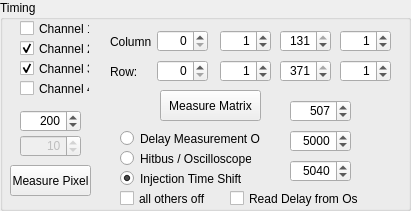
       <widget class="QGroupBox" name="groupBox_12">
        <property name="geometry">
         <rect>
          <x>260</x>
          <y>20</y>
          <width>411</width>
          <height>211</height>
         </rect>
        </property>
        <property name="title">
         <string>Timing</string>
        </property>
        <widget class="QCheckBox" name="CB_OsciTiming_CH1">
         <property name="geometry">
          <rect>
           <x>20</x>
           <y>20</y>
           <width>70</width>
           <height>17</height>
          </rect>
         </property>
         <property name="text">
          <string>Channel 1</string>
         </property>
         <property name="checked">
          <bool>false</bool>
         </property>
        </widget>
        <widget class="QCheckBox" name="CB_OsciTiming_CH2">
         <property name="geometry">
          <rect>
           <x>20</x>
           <y>40</y>
           <width>70</width>
           <height>17</height>
          </rect>
         </property>
         <property name="text">
          <string>Channel 2</string>
         </property>
         <property name="checked">
          <bool>true</bool>
         </property>
        </widget>
        <widget class="QCheckBox" name="CB_OsciTiming_CH3">
         <property name="geometry">
          <rect>
           <x>20</x>
           <y>60</y>
           <width>70</width>
           <height>17</height>
          </rect>
         </property>
         <property name="text">
          <string>Channel 3</string>
         </property>
         <property name="checked">
          <bool>true</bool>
         </property>
        </widget>
        <widget class="QCheckBox" name="CB_OsciTiming_CH4">
         <property name="geometry">
          <rect>
           <x>20</x>
           <y>80</y>
           <width>70</width>
           <height>17</height>
          </rect>
         </property>
         <property name="text">
          <string>Channel 4</string>
         </property>
         <property name="checked">
          <bool>false</bool>
         </property>
        </widget>
        <widget class="QSpinBox" name="SB_OsciTiming_NumSignals">
         <property name="geometry">
          <rect>
           <x>20</x>
           <y>110</y>
           <width>61</width>
           <height>22</height>
          </rect>
         </property>
         <property name="statusTip">
          <string>Number of Signals per Pixel</string>
         </property>
         <property name="whatsThis">
          <string>Number of Signals per Pixel</string>
         </property>
         <property name="alignment">
          <set>Qt::AlignRight|Qt::AlignTrailing|Qt::AlignVCenter</set>
         </property>
         <property name="maximum">
          <number>10000</number>
         </property>
         <property name="value">
          <number>200</number>
         </property>
        </widget>
        <widget class="QPushButton" name="B_OsciTiming_Pixel">
         <property name="geometry">
          <rect>
           <x>10</x>
           <y>165</y>
           <width>81</width>
           <height>31</height>
          </rect>
         </property>
         <property name="text">
          <string>Measure Pixel</string>
         </property>
        </widget>
        <widget class="QSpinBox" name="SB_OsciTiming_Timeout">
         <property name="enabled">
          <bool>false</bool>
         </property>
         <property name="geometry">
          <rect>
           <x>20</x>
           <y>135</y>
           <width>61</width>
           <height>22</height>
          </rect>
         </property>
         <property name="statusTip">
          <string>Timeout in seconds</string>
         </property>
         <property name="whatsThis">
          <string>Timeout in seconds</string>
         </property>
         <property name="alignment">
          <set>Qt::AlignRight|Qt::AlignTrailing|Qt::AlignVCenter</set>
         </property>
         <property name="maximum">
          <number>1000</number>
         </property>
         <property name="value">
          <number>10</number>
         </property>
        </widget>
        <widget class="QSpinBox" name="SB_OsciTiming_StartCol">
         <property name="geometry">
          <rect>
           <x>157</x>
           <y>30</y>
           <width>51</width>
           <height>22</height>
          </rect>
         </property>
         <property name="statusTip">
          <string>Starting Column</string>
         </property>
         <property name="whatsThis">
          <string>Starting Column</string>
         </property>
         <property name="alignment">
          <set>Qt::AlignRight|Qt::AlignTrailing|Qt::AlignVCenter</set>
         </property>
         <property name="maximum">
          <number>131</number>
         </property>
         <property name="value">
          <number>0</number>
         </property>
        </widget>
        <widget class="QSpinBox" name="SB_OsciTiming_StartRow">
         <property name="geometry">
          <rect>
           <x>157</x>
           <y>60</y>
           <width>51</width>
           <height>22</height>
          </rect>
         </property>
         <property name="statusTip">
          <string>Starting Row</string>
         </property>
         <property name="whatsThis">
          <string>Starting Row</string>
         </property>
         <property name="alignment">
          <set>Qt::AlignRight|Qt::AlignTrailing|Qt::AlignVCenter</set>
         </property>
         <property name="maximum">
          <number>371</number>
         </property>
         <property name="value">
          <number>0</number>
         </property>
        </widget>
        <widget class="QSpinBox" name="SB_OsciTiming_RowStep">
         <property name="geometry">
          <rect>
           <x>220</x>
           <y>60</y>
           <width>51</width>
           <height>22</height>
          </rect>
         </property>
         <property name="statusTip">
          <string>Row Step Size</string>
         </property>
         <property name="whatsThis">
          <string>Row Step Size</string>
         </property>
         <property name="alignment">
          <set>Qt::AlignRight|Qt::AlignTrailing|Qt::AlignVCenter</set>
         </property>
         <property name="maximum">
          <number>371</number>
         </property>
         <property name="value">
          <number>1</number>
         </property>
        </widget>
        <widget class="QSpinBox" name="SB_OsciTiming_ColStep">
         <property name="geometry">
          <rect>
           <x>220</x>
           <y>30</y>
           <width>51</width>
           <height>22</height>
          </rect>
         </property>
         <property name="statusTip">
          <string>Column Step Size</string>
         </property>
         <property name="whatsThis">
          <string>Column Step Size</string>
         </property>
         <property name="alignment">
          <set>Qt::AlignRight|Qt::AlignTrailing|Qt::AlignVCenter</set>
         </property>
         <property name="maximum">
          <number>131</number>
         </property>
         <property name="value">
          <number>1</number>
         </property>
        </widget>
        <widget class="QSpinBox" name="SB_OsciTiming_EndRow">
         <property name="geometry">
          <rect>
           <x>280</x>
           <y>60</y>
           <width>51</width>
           <height>22</height>
          </rect>
         </property>
         <property name="statusTip">
          <string>Stopping Row</string>
         </property>
         <property name="whatsThis">
          <string>Stopping Row</string>
         </property>
         <property name="alignment">
          <set>Qt::AlignRight|Qt::AlignTrailing|Qt::AlignVCenter</set>
         </property>
         <property name="maximum">
          <number>371</number>
         </property>
         <property name="value">
          <number>371</number>
         </property>
        </widget>
        <widget class="QSpinBox" name="SB_OsciTiming_EndCol">
         <property name="geometry">
          <rect>
           <x>280</x>
           <y>30</y>
           <width>51</width>
           <height>22</height>
          </rect>
         </property>
         <property name="statusTip">
          <string>Stopping Column</string>
         </property>
         <property name="whatsThis">
          <string>Stopping Column</string>
         </property>
         <property name="alignment">
          <set>Qt::AlignRight|Qt::AlignTrailing|Qt::AlignVCenter</set>
         </property>
         <property name="maximum">
          <number>131</number>
         </property>
         <property name="value">
          <number>131</number>
         </property>
        </widget>
        <widget class="QLabel" name="label_15">
         <property name="geometry">
          <rect>
           <x>110</x>
           <y>35</y>
           <width>42</width>
           <height>13</height>
          </rect>
         </property>
         <property name="text">
          <string>Column:</string>
         </property>
        </widget>
        <widget class="QLabel" name="label_16">
         <property name="geometry">
          <rect>
           <x>110</x>
           <y>65</y>
           <width>42</width>
           <height>13</height>
          </rect>
         </property>
         <property name="text">
          <string>Row:</string>
         </property>
        </widget>
        <widget class="QPushButton" name="B_OsciTiming_Matrix">
         <property name="geometry">
          <rect>
           <x>160</x>
           <y>90</y>
           <width>101</width>
           <height>31</height>
          </rect>
         </property>
         <property name="text">
          <string>Measure Matrix</string>
         </property>
        </widget>
        <widget class="QRadioButton" name="RB_OsciTiming_osci">
         <property name="geometry">
          <rect>
           <x>120</x>
           <y>150</y>
           <width>131</width>
           <height>17</height>
          </rect>
         </property>
         <property name="text">
          <string>Hitbus / Oscilloscope</string>
         </property>
        </widget>
        <widget class="QRadioButton" name="RB_OsciTiming_timeshift">
         <property name="geometry">
          <rect>
           <x>120</x>
           <y>170</y>
           <width>121</width>
           <height>17</height>
          </rect>
         </property>
         <property name="text">
          <string>Injection Time Shift</string>
         </property>
         <property name="checked">
          <bool>true</bool>
         </property>
        </widget>
        <widget class="QSpinBox" name="SB_OsciTiming_timeshift_start">
         <property name="geometry">
          <rect>
           <x>290</x>
           <y>130</y>
           <width>61</width>
           <height>22</height>
          </rect>
         </property>
         <property name="statusTip">
          <string>Start Value Init. Delay</string>
         </property>
         <property name="whatsThis">
          <string>Start Value Init. Delay</string>
         </property>
         <property name="alignment">
          <set>Qt::AlignRight|Qt::AlignTrailing|Qt::AlignVCenter</set>
         </property>
         <property name="maximum">
          <number>65535</number>
         </property>
         <property name="value">
          <number>5000</number>
         </property>
        </widget>
        <widget class="QSpinBox" name="SB_OsciTiming_timeshift_end">
         <property name="geometry">
          <rect>
           <x>290</x>
           <y>160</y>
           <width>61</width>
           <height>22</height>
          </rect>
         </property>
         <property name="statusTip">
          <string>End Value Init. Delay</string>
         </property>
         <property name="whatsThis">
          <string>End Value Init. Delay</string>
         </property>
         <property name="alignment">
          <set>Qt::AlignRight|Qt::AlignTrailing|Qt::AlignVCenter</set>
         </property>
         <property name="maximum">
          <number>65535</number>
         </property>
         <property name="value">
          <number>5040</number>
         </property>
        </widget>
        <widget class="QSpinBox" name="SB_OsciTiming_TStoObserve">
         <property name="geometry">
          <rect>
           <x>290</x>
           <y>100</y>
           <width>61</width>
           <height>22</height>
          </rect>
         </property>
         <property name="statusTip">
          <string>Time Stamp to Observe (-1 for auto)</string>
         </property>
         <property name="whatsThis">
          <string>Time Stamp to Observe (-1 for auto)</string>
         </property>
         <property name="alignment">
          <set>Qt::AlignRight|Qt::AlignTrailing|Qt::AlignVCenter</set>
         </property>
         <property name="minimum">
          <number>-1</number>
         </property>
         <property name="maximum">
          <number>1023</number>
         </property>
         <property name="value">
          <number>507</number>
         </property>
        </widget>
        <widget class="QSpinBox" name="SB_OsciTiming_ColMultiple">
         <property name="geometry">
          <rect>
           <x>340</x>
           <y>30</y>
           <width>51</width>
           <height>22</height>
          </rect>
         </property>
         <property name="statusTip">
          <string>Columns to Measure at once</string>
         </property>
         <property name="whatsThis">
          <string>Columns to Measure at once</string>
         </property>
         <property name="alignment">
          <set>Qt::AlignRight|Qt::AlignTrailing|Qt::AlignVCenter</set>
         </property>
         <property name="maximum">
          <number>131</number>
         </property>
         <property name="value">
          <number>1</number>
         </property>
        </widget>
        <widget class="QSpinBox" name="SB_OsciTiming_RowMultiple">
         <property name="geometry">
          <rect>
           <x>340</x>
           <y>60</y>
           <width>51</width>
           <height>22</height>
          </rect>
         </property>
         <property name="statusTip">
          <string>Rows to Measure at once</string>
         </property>
         <property name="whatsThis">
          <string>Rows to Measure at once</string>
         </property>
         <property name="alignment">
          <set>Qt::AlignRight|Qt::AlignTrailing|Qt::AlignVCenter</set>
         </property>
         <property name="maximum">
          <number>131</number>
         </property>
         <property name="value">
          <number>1</number>
         </property>
        </widget>
        <widget class="QCheckBox" name="CB_OsciTiming_alloff">
         <property name="geometry">
          <rect>
           <x>120</x>
           <y>190</y>
           <width>95</width>
           <height>17</height>
          </rect>
         </property>
         <property name="text">
          <string>all others off</string>
         </property>
        </widget>
        <widget class="QCheckBox" name="CB_oscidelay">
         <property name="geometry">
          <rect>
           <x>230</x>
           <y>190</y>
           <width>129</width>
           <height>17</height>
          </rect>
         </property>
         <property name="text">
          <string>Read Delay from Osci</string>
         </property>
        </widget>
        <widget class="QRadioButton" name="RB_OsciTiming_oscidelay">
         <property name="geometry">
          <rect>
           <x>120</x>
           <y>130</y>
           <width>140</width>
           <height>17</height>
          </rect>
         </property>
         <property name="text">
          <string>Delay Measurement Osci</string>
         </property>
        </widget>
       </widget>
